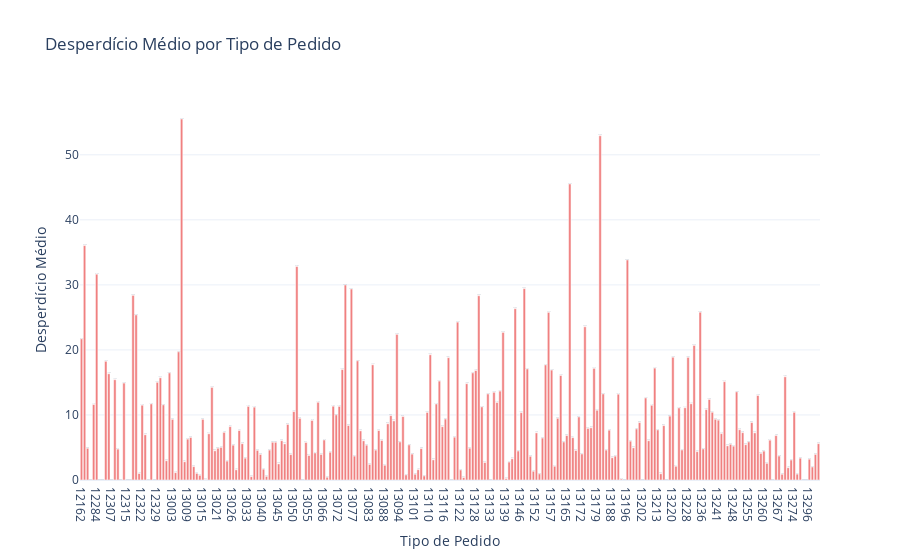

Notebook code for this chart:
### Markdown cell above
## Desperdício por Tipo de Ordem de Produção

### Code cell
df['Tipo_Pedido'] = df['ID'].str.extract(r'(\d+)-\d+')[0]  # Extraindo padrão
desperdicio_por_tipo_pedido = df.groupby('Tipo_Pedido')['Rej_and_cut_Piece'].mean()

# Criar o gráfico de barras com Plotly
fig = go.Figure()

# Adicionar dados ao gráfico
fig.add_trace(go.Bar(
    x=desperdicio_por_tipo_pedido.index,
    y=desperdicio_por_tipo_pedido.values,
    text=[f'{v:.2f}' for v in desperdicio_por_tipo_pedido.values],  # Texto acima das barras
    textposition='outside',
    marker_color='lightcoral'  # Cor das barras
))

# Personalizar layout
fig.update_layout(
    title='Desperdício Médio por Tipo de Pedido',
    xaxis_title='Tipo de Pedido',
    yaxis_title='Desperdício Médio',
    xaxis=dict(type='category'),  # Certificar-se de que os rótulos estão categorizados
    template='plotly_white'
)

# Exibir o gráfico
fig.show()

### Figure 1 — Plotly figure (JSON) as saved in the notebook; plotly's stock layout.template omitted (floating-point values rounded to 4 significant figures; data arrays with more than 128 entries replaced by an {"elided": "..."} marker saying what was removed)
{"data": [{"marker": {"color": "lightcoral"}, "text": {"elided": "244 str values"}, "textposition": "outside", "type": "bar", "x": {"elided": "244 str values"}, "y": {"elided": "244 float values"}}], "layout": {"title": {"text": "Desperdício Médio por Tipo de Pedido"}, "xaxis": {"title": {"text": "Tipo de Pedido"}, "type": "category"}, "yaxis": {"title": {"text": "Desperdício Médio"}}}}
